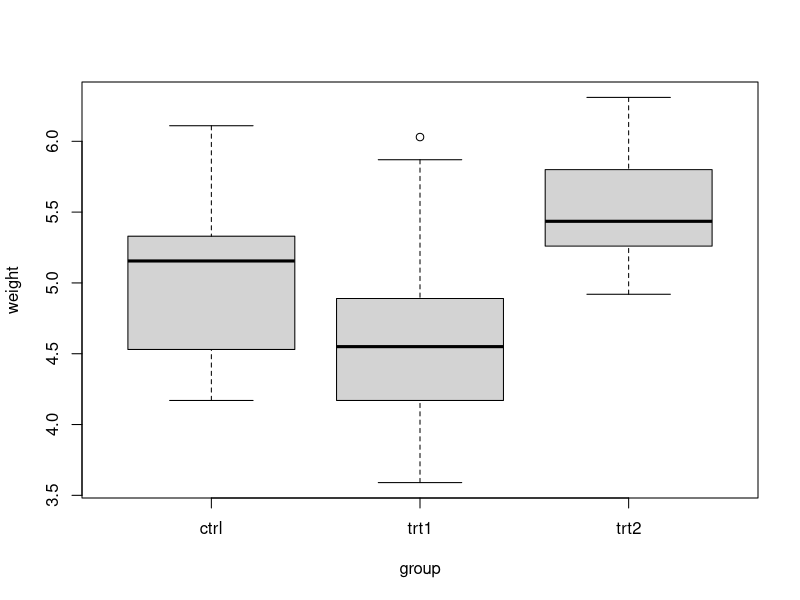
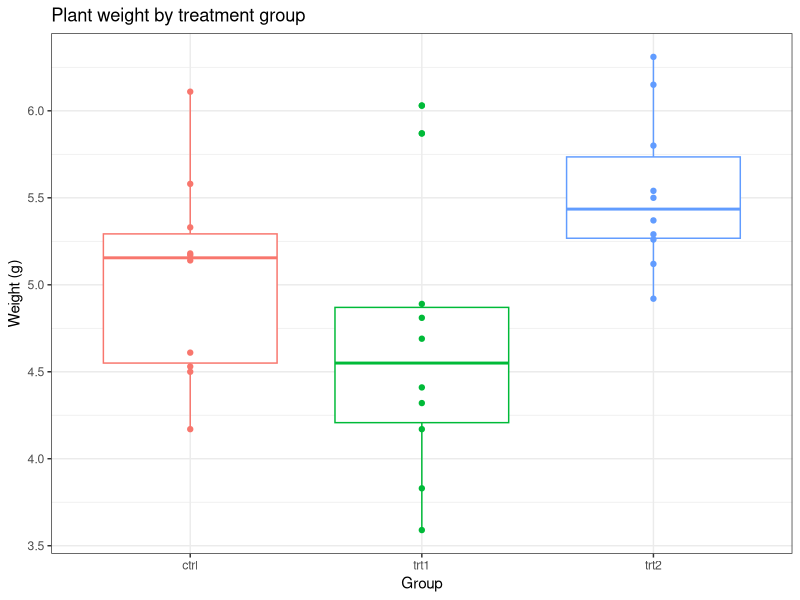
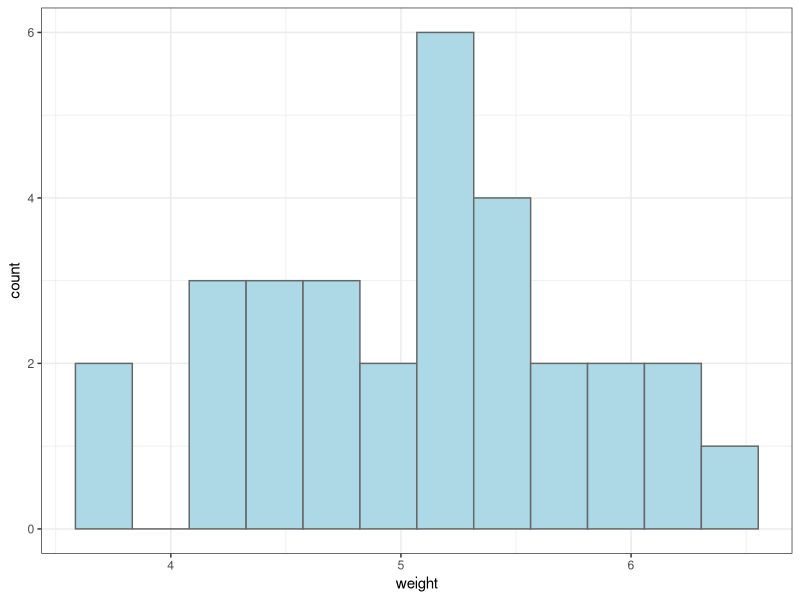
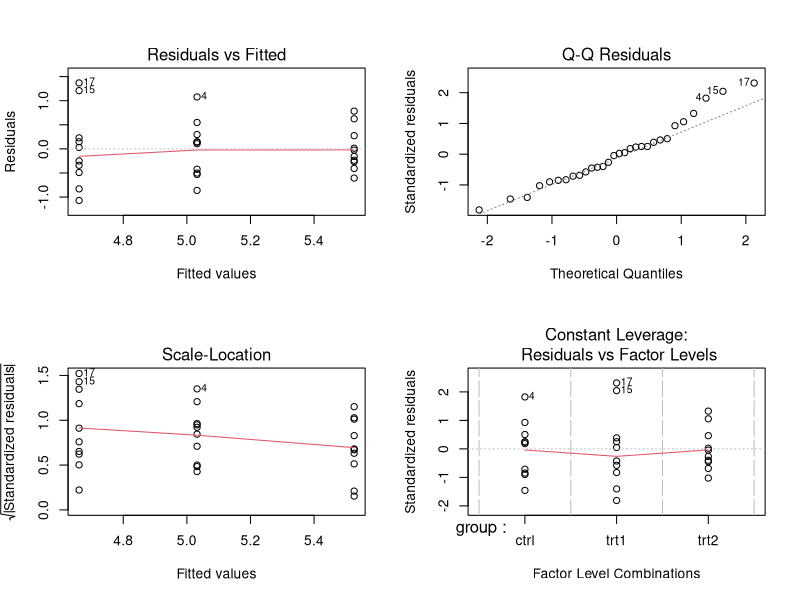

These charts were generated, in order, by the following R code: (Note: this script raises an error after producing the figures.)
# ==============================================================================
# ANOVA tutorial script (PlantGrowth)
# Purpose: Demonstrate one-way ANOVA workflow: visualize, check distribution,
# fit aov, review diagnostics (base R), summary, means table with SE and 95% CI,
# ==============================================================================


# 1. Setup ------------------------------------------------------------------

# Load packages. Install them first if needed: install.packages(c("tidyverse","broom"))
library(tidyverse)  # includes ggplot2, dplyr, tibble
library(broom)      # tidy model outputs
library(car)
library(emmeans)

# 2. Load example data and quick inspection ---------------------------------
# PlantGrowth is a built-in dataset in R
data("PlantGrowth")         # loads object PlantGrowth
pg <- PlantGrowth           # copy to a working object

# Inspect
str(pg)                     # structure
head(pg)                    # first rows
table(pg$group)             # sample sizes by group
View(pg)

# Ensure grouping variable is a factor and set levels if desired
pg <- pg |> mutate(group = factor(group, levels = c("ctrl", "trt1", "trt2")))


# 3. Visualize raw data ----------------------------------------------------

# Using base R
plot(weight ~ group, data = pg)

# Using ggplot2
# Try jittered boxplot with points to show raw observations by group
p_raw <- ggplot(pg, aes(x = group, y = weight, color = group)) +
  geom_boxplot() +
  geom_point() +
#  geom_jitter(width = 0.12, size = 2) +
  labs(title = "Plant weight by treatment group",
       x = "Group", y = "Weight (g)") +
  theme_bw() +
  theme(legend.position = "none")

print(p_raw)


# 4. Check distribution of response -----------------------------------------
# Histogram + density
ggplot(pg, aes(x = weight)) +
  geom_histogram(bins = 12, fill = "lightblue", color = "grey40") +
  theme_bw()


# 5. Fit ANOVA model --------------------------------------------------------
# Using aov (one-way ANOVA)
model_aov <- aov(weight ~ group, data = pg)

# Alternative: lm gives equivalent coefficients for this design
model_lm <- lm(weight ~ group, data = pg)


# 6. Base R diagnostic plots (4-panel) --------------------------------------
# These are base R plots produced from the model object.
# To display: run the next line interactively.
par(mfrow = c(2, 2))      # 2x2 layout
plot(model_aov)           # 4 standard diagnostic plots
par(mfrow = c(1, 1))      # reset layout

# Shapiro-Wilk test on residuals
# Use this for  other evidence, rather than yes/no
shapiro.test(residuals(model_aov))
leveneTest(weight ~ group, data = pg, center = median)

# There are other ways to more fully evaluate and test for violation of assumption and these are not shown here. 


# 7. Review model output ----------------------------------------------------
# Classic summary for aov
summary(model_aov)

# Tidy outputs with broom (good for scripts/reports)
broom::tidy(model_aov)
broom::glance(model_aov)


# 8. Summary table of group means with SE and 95% CI (original scale) -------
means_tbl <- pg |>
  group_by(group) |>
  summarise(
    n = n(),
    mean = mean(weight),
    sd = sd(weight),
    se = sd / sqrt(n),
    tcrit = qt(0.975, df = n - 1),
    ci_lower = mean - tcrit * se,
    ci_upper = mean + tcrit * se,
    .groups = "drop"
  )
means_tbl

# The above works fine in this case. For more complicated models, best to use a helper package called emmeans. 
emm <- emmeans(model_aov, specs = "group")
summary(emm)

# A dataframe that is nice for export.
tidy(summary(emm))


# 9. Post-hoc comparisons (Tukey HSD) ---------------------------------------

# Version 1: 
TukeyHSD(model_aov)

# Tidy Tukey output (simple conversion)
# Convert to a tibble for nicer printing and export
tukey_tbl <- as.data.frame(tukey$group) |>
  rownames_to_column("comparison") |>
  as_tibble()
tukey_tbl

emmeans::contrast(emm, method = "pairwise")


# 11. Presentation-ready plot of means with 95% CI (original scale) ---------
# Use the means_tbl computed above
ggplot(means_tbl, aes(x = group, y = mean)) +
  geom_point(size = 3) +
  geom_errorbar(aes(ymin = ci_lower, ymax = ci_upper), width = 0.12) +
  labs(title = "Group means of plant weight with 95% CI",
       x = "Group", y = "Mean weight (g)",
       caption = "Error bars are 95% t-based confidence intervals") +
  theme_bw()


# ggsave("plant_means.png", p_means, width = 6, height = 4, dpi = 300)


# OPTION A. Robust Confidence Intervals -------------------------------------

# Use robust confidence intervals when assumption violations (non-normal residuals, heteroscedasticity, or influential outliers) are large enough that ordinary t-based CIs are likely to be misleading for your sample size and inference goals. There is no single hard cutoff. Instead use a practical decision rule based on: type and degree of violation, sample size, and whether results are sensitive to influential observations. 

library(sandwich)

# Using our model above, here are the means:
orig <- emmeans(model_aov, ~ group)
orig

# Site comparisons
contrast(orig, method = "pairwise")

# Now try robust standard errors
# Make the new robust covariance matrix
robust_vcov = sandwich::vcovHC(model_aov, type = "HC3")

# Here are the new means:
robust <- emmeans(model_aov, ~ group, 
        vcov. = robust_vcov)

# And finally the revised site contrasts
contrast(robust, method = "pairwise")
